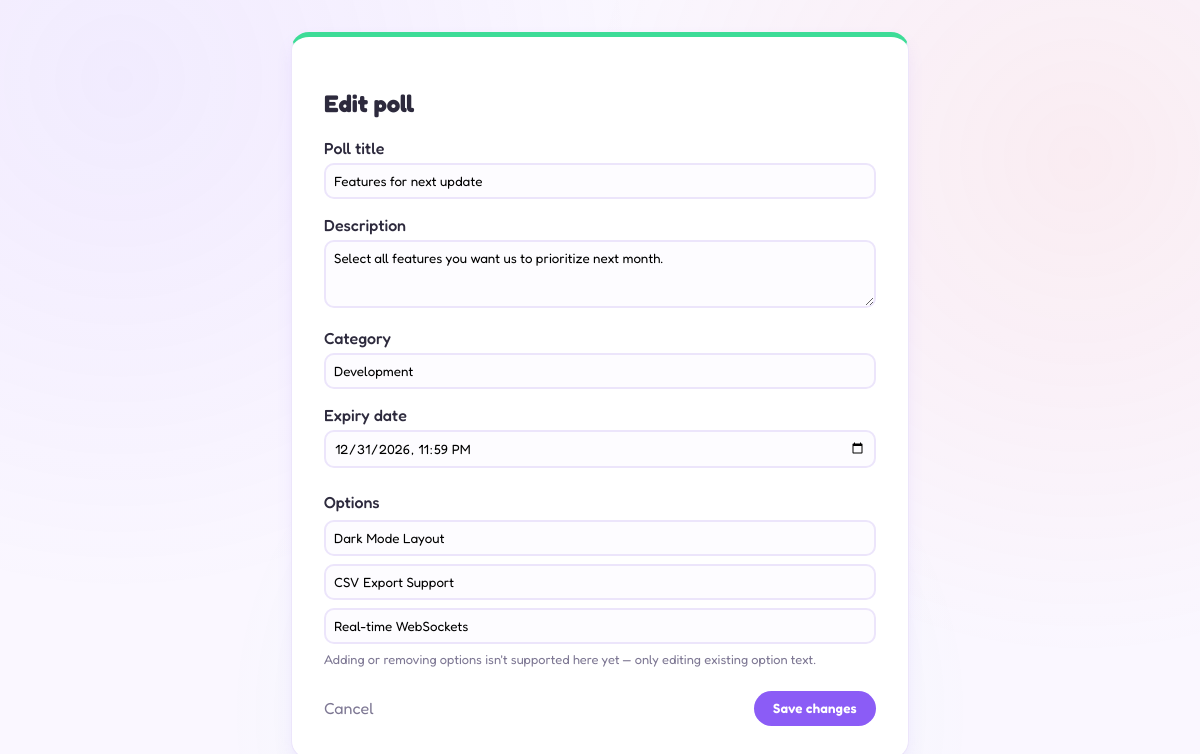
Screenshot of /edit-poll.php?id=2 (signed in) with the database file from the repository.
### tables this page shows
CREATE TABLE `polls` (
  `id` int(11) NOT NULL,
  `user_id` int(11) NOT NULL,
  `title` varchar(255) NOT NULL,
  `description` text DEFAULT NULL,
  `category` varchar(50) NOT NULL,
  `question_type` enum('single','multiple','rating') NOT NULL,
  `expiry_date` datetime NOT NULL,
  `created_at` timestamp NOT NULL DEFAULT current_timestamp()
);

CREATE TABLE `poll_options` (
  `id` int(11) NOT NULL,
  `poll_id` int(11) NOT NULL,
  `option_text` varchar(255) NOT NULL
);

### edit-poll.php (the view, shortened to what this page needs)
<?php
require_once 'config/database.php';
$poll_id = filter_input(INPUT_GET, 'id', FILTER_VALIDATE_INT);
$pollStmt = $pdo->prepare("SELECT * FROM polls WHERE id = ?");
$pollStmt->execute([$poll_id]);
$poll = $pollStmt->fetch();
$optStmt = $pdo->prepare("SELECT * FROM poll_options WHERE poll_id = ?");
$optStmt->execute([$poll_id]);
$options = $optStmt->fetchAll();
$expiryValue = (new DateTime($poll['expiry_date']))->format('Y-m-d\TH:i');
?>
<!DOCTYPE html>
<html lang="en">
<head>
    <link rel="stylesheet" href="assets/css/style.css">
</head>
<body>
    <div class="container" style="max-width: 650px;">
        <div class="card">
            <h2>Edit poll</h2>
            <form action="api/update_poll.php" method="POST">
                <div style="margin-bottom:1rem;">
                    <label>Poll title</label>
                    <input type="text" name="title" required value="<?= htmlspecialchars($poll['title']) ?>" style="width:100%; padding:8px; margin-top:5px;">
                </div>
                <div style="margin-bottom:1rem;">
                    <label>Description</label>
                    <textarea name="description" rows="3" style="width:100%; padding:8px; margin-top:5px;"><?= htmlspecialchars($poll['description']) ?></textarea>
                </div>
                <div style="margin-bottom:1rem;">
                    <label>Category</label>
                    <input type="text" name="category" required value="<?= htmlspecialchars($poll['category']) ?>" style="width:100%; padding:8px; margin-top:5px;">
                </div>
                <div style="margin-bottom:1.5rem;">
                    <label>Expiry date</label>
                    <input type="datetime-local" name="expiry_date" required value="<?= $expiryValue ?>" style="width:100%; padding:8px; margin-top:5px;">
                </div>
                <div style="margin-bottom:1.5rem;">
                    <label>Options</label>
                    <?php foreach ($options as $opt): ?>
                        <div style="margin-top: 8px;">
                            <input type="text" name="option_text[]" required value="<?= htmlspecialchars($opt['option_text']) ?>" style="width:100%; padding:8px;">
                        </div>
                    <?php endforeach; ?>
                    <p class="text-muted" style="font-size: 0.8rem; margin-top: 8px;">Adding or removing options isn't supported here yet — only editing existing option text.</p>
                </div>
                <div style="display: flex; justify-content: space-between; align-items: center;">
                    <a href="view-poll.php?id=<?= $poll['id'] ?>" style="text-decoration:none;" class="text-muted">Cancel</a>
                    <button type="submit" class="btn">Save changes</button>
                </div>
            </form>
        </div>
    </div>
</body>
</html>

### assets/css/style.css (style rules this page uses)
:root { --bg-primary: #faf7ff; --card-bg: #ffffff; --text-main: #2d2a3d; --accent: #8b5cf6; --accent-hover: #7c3aed; --coral: #ff7d6b; --mint: #3ddc97; --sunny: #ffc857; --border-color: #ece5fb; }
* { box-sizing: border-box; }
body { font-family: 'Fredoka', 'Segoe UI', system-ui, -apple-system, sans-serif; background-color: var(--bg-primary); background-image: radial-gradient(circle at 10% 10%, rgba(139,92,246,0.08), transparent 40%), radial-gradient(circle at 90% 20%, rgba(255,125,107,0.09), transparent 40%), radial-gradient(circle at 50% 90%, rgba(61,220,151,0.08), transparent 40%); color: var(--text-main); margin: 0; padding: 0; animation: pageFadeIn 0.5s ease both; }
.container { max-width: 1000px; margin: 2rem auto; padding: 0 1rem; }
.card { background: var(--card-bg); border-radius: 18px; border: 1px solid var(--border-color); padding: 2rem; box-shadow: 0 8px 20px -6px rgba(139,92,246,0.18); margin-bottom: 1.5rem; border-top: 5px solid var(--mint); transition: transform 0.25s ease, box-shadow 0.25s ease, border-top-color 0.25s ease; animation: fadeInUp 0.5s ease both; }
.btn { position: relative; overflow: hidden; background-color: var(--accent); color: white; padding: 0.6rem 1.2rem; border-radius: 999px; text-decoration: none; border: none; cursor: pointer; font-family: inherit; font-weight: 600; letter-spacing: 0.2px; transition: background-color 0.2s ease, box-shadow 0.2s ease, transform 0.15s ease; display: inline-block; }
.btn::after { content: ""; position: absolute; top: 0; left: -75%; width: 50%; height: 100%; background: linear-gradient(120deg, transparent, rgba(255,255,255,0.35), transparent); transform: skewX(-20deg); transition: left 0.5s ease; }
.text-muted { color: #7d7793; }
input[type="text"], input[type="email"], input[type="password"], input[type="datetime-local"], textarea, select { font-family: inherit; border: 2px solid var(--border-color); border-radius: 10px; transition: border-color 0.2s ease, box-shadow 0.2s ease; background: #fdfcff; }
label { font-weight: 500; color: var(--text-main); }

### rows the page displays
polls: title "Features for next update", description "Select all features you want us to prioritize next month.", category "Development", expiry_date "12/31/2026 23:59"
poll_options: option_text "Dark Mode Layout"
poll_options: option_text "CSV Export Support"
poll_options: option_text "Real-time WebSockets"
